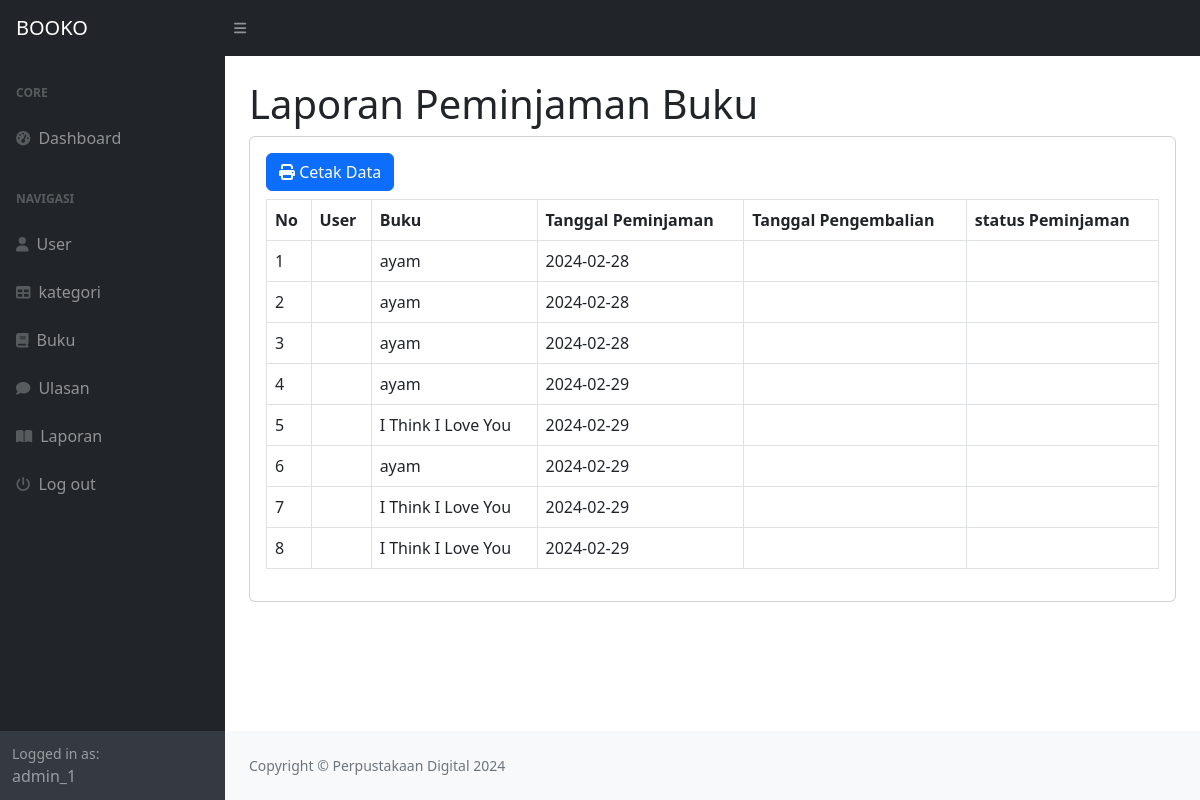
Screenshot of /index.php?page=laporan (signed in) with the database file from the repository.
### tables this page shows
CREATE TABLE `peminjaman` (
  `peminjaman_id` int(11) NOT NULL,
  `user_id` int(11) DEFAULT NULL,
  `buku_id` int(11) DEFAULT NULL,
  `tanggal_peminjaman` date DEFAULT NULL,
  `tanggal_pengembalian` date DEFAULT NULL,
  `status_peminjaman` enum('dipinjam','dikembalikan') DEFAULT NULL
);

CREATE TABLE `buku` (
  `buku_id` int(11) NOT NULL,
  `kategori_id` int(11) DEFAULT NULL,
  `judul` varchar(255) DEFAULT NULL,
  `penulis` varchar(255) DEFAULT NULL,
  `penerbit` varchar(255) DEFAULT NULL,
  `tahun_terbit` varchar(255) DEFAULT NULL,
  `deskripsi` text DEFAULT NULL
);

### laporan.php (the view)
<h1 class="mt-4">Laporan Peminjaman Buku</h1>
<div class="card">
    <div class="card-body">
    <div class="row">
        <div class="col-md-12">
            <a href="cetak.php" target="_blank" class="btn btn-primary"><i class="fa fa-print"></i> Cetak Data</a>
            <table class="table table-bordered mt-2" id="dataTable" width="100%" cellspacing="0">
                <tr>
                    <th>No</th>
                    <th>User</th>
                    <th>Buku</th>
                    <th>Tanggal Peminjaman</th>
                    <th>Tanggal Pengembalian</th>
                    <th>status Peminjaman</th>
                </tr>
                <?php
                $i = 1;
                    $query = mysqli_query($koneksi, "SELECT*FROM peminjaman LEFT JOIN user on user.user_id = peminjaman.user_id LEFT JOIN buku on buku.buku_id = peminjaman.buku_id");
                    while ($data = mysqli_fetch_array($query)) {
                        ?>
                        <tr>
                            <td><?php echo $i++ ?></td>
                            <td><?php echo $data['nama_lengkap']; ?></td>
                            <td><?php echo $data['judul']; ?></td>
                            <td><?php echo $data['tanggal_peminjaman']; ?></td>
                            <td><?php echo $data['tanggal_pengembalian']; ?></td>
                            <td><?php echo $data['status_peminjaman']; ?></td>
                        </tr>
                        <?php
                    }
                ?>
            </table>
        </div>
    </div>
    </div>
</div>

### index.php (shortened to what this page needs)
<!DOCTYPE html>
<html lang="en">
    <head>
        <link href="https://cdn.jsdelivr.net/npm/simple-datatables@7.1.2/dist/style.min.css" rel="stylesheet" />
        <link href="css/styles.css" rel="stylesheet" />
    </head>
    <body class="sb-nav-fixed">
        <nav class="sb-topnav navbar navbar-expand navbar-dark bg-dark">
            <a class="navbar-brand ps-3" href="index.html">BOOKO</a>
            <button class="btn btn-link btn-sm order-1 order-lg-0 me-4 me-lg-0" id="sidebarToggle" href="#!"><i class="fas fa-bars"></i></button>
          </nav>
        <div id="layoutSidenav">
            <div id="layoutSidenav_nav">
                <nav class="sb-sidenav accordion sb-sidenav-dark" id="sidenavAccordion">
                    <div class="sb-sidenav-menu">
                        <div class="nav">
                            <div class="sb-sidenav-menu-heading">Core</div>
                            <a class="nav-link" href="?">
                                <div class="sb-nav-link-icon"><i class="fas fa-tachometer-alt"></i></div>
                                Dashboard
                            </a>
                            <div class="sb-sidenav-menu-heading">Navigasi</div>
                            <?php
                                if($_SESSION['user']['level'] != 'peminjam'){
                            ?>
                            <a class="nav-link" href="?page=user">
                                <div class="sb-nav-link-icon"><i class="fas fa-user"></i></div>
                                User
                            </a>
                            <a class="nav-link" href="?page=kategori">
                                <div class="sb-nav-link-icon"><i class="fas fa-table"></i></div>
                                kategori
                            </a>
                            <a class="nav-link" href="?page=buku">
                                <div class="sb-nav-link-icon"><i class="fas fa-book"></i></div>
                                Buku
                            </a>
                            <a class="nav-link" href="?page=ulasan">
                                <div class="sb-nav-link-icon"><i class="fas fa-comment"></i></div>
                                Ulasan
                            </a>
                            <?php
                                }
                                ?>
                            <?php
                                if($_SESSION['user']['level'] != 'peminjam'){
                            ?>
                            <a class="nav-link" href="?page=laporan">
                                <div class="sb-nav-link-icon"><i class="fas fa-book-open"></i></div>
                                Laporan
                            </a>
                            <?php
                                }
                            ?>
                            <a class="nav-link" href="logout.php">
                                <div class="sb-nav-link-icon"><i class="fas fa-power-off"></i></div>
                                Log out
                            </a>
                        </div>
                    </div>
                    <div class="sb-sidenav-footer">
                        <div class="small">Logged in as:</div>
                        <?php echo $_SESSION['user']['nama_lengkap']; ?>
                    </div>
                </nav>
            </div>
            <div id="layoutSidenav_content">
                <main>
                    <div class="container-fluid px-4">
                        <?php
                            $page = isset($_GET['page']) ? $_GET['page']: 'home';
                            if (file_exists($page . '.php')){
                                include $page . '.php';
                            }else {
                                include '404.php';
                            }
                        ?>
                    </div>
                </main>
                <footer class="py-4 bg-light mt-auto">
                    <div class="container-fluid px-4">
                        <div class="d-flex align-items-center justify-content-between small">
                            <div class="text-muted">Copyright &copy; Perpustakaan Digital 2024</div>
                        </div>
                    </div>
                </footer>
            </div>
        </div>
    </body>
</html>

### rows the page displays
peminjaman: buku.judul "ayam", tanggal_peminjaman "2024-02-28"
peminjaman: buku.judul "ayam", tanggal_peminjaman "2024-02-28"
peminjaman: buku.judul "ayam", tanggal_peminjaman "2024-02-28"
peminjaman: buku.judul "ayam", tanggal_peminjaman "2024-02-29"
peminjaman: buku.judul "I Think I Love You", tanggal_peminjaman "2024-02-29"
peminjaman: buku.judul "ayam", tanggal_peminjaman "2024-02-29"
peminjaman: buku.judul "I Think I Love You", tanggal_peminjaman "2024-02-29"
peminjaman: buku.judul "I Think I Love You", tanggal_peminjaman "2024-02-29"

### other values shown
$_SESSION['user']['nama_lengkap'] "admin_1"
